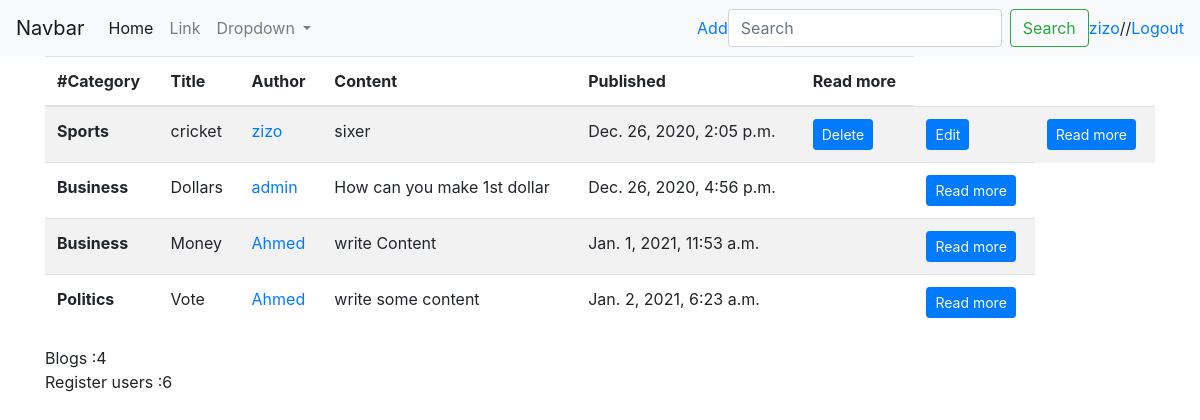
The app's page /home (signed in) with its own data.
### blog/models.py (models this page shows, shortened)
class Blog(models.Model):
    category = (
        ('Sports', 'Sports'),
        ('Business', 'Business'),
        ('Computer', 'Computer'),
        ('Entertainment', 'Entertainment'),
        ('Games', 'Games'),
        ('Family', 'Family'),
        ('Travel', 'Travel'),
        ('Fashion', 'Fashion'),
        ('Politics', 'Politics'),
        ('Pets', 'Pets'),
    )
    category = models.CharField(max_length=13, blank=True,null=True, choices= category)
    title = models.CharField(max_length=100)
    content = models.CharField(max_length=1000, null=True,blank=True)
    created = models.DateTimeField(auto_now_add=True)
    user = models.ForeignKey(User, on_delete=models.CASCADE)

### blog/views.py (the view)
# urls.py: 2. Add a URL to urlpatterns:  path('', views.home, name='home')
@login_required()
def home(request):
    blogs = Blog.objects.all()
    count_all_blogs = Blog.objects.all().count()
    count_all_users = User.objects.all().count()
    context = {
        'blogs': blogs,
        'count_all_blogs':count_all_blogs,
        'count_all_users':count_all_users,
    }
    return render(request, 'home.html',context)

### templates/home.html (shortened to what this page needs)
{% extends "base.html" %}
{% load static %}
{% block body %}
<nav class="navbar navbar-expand-lg navbar-light bg-light">
  <a class="navbar-brand" href="{% url 'home' %}">Navbar</a>
  <div class="collapse navbar-collapse" id="navbarSupportedContent">
    <ul class="navbar-nav mr-auto">
      <li class="nav-item active">
        <a class="nav-link" href="{% url 'home' %}">Home <span class="sr-only">(current)</span></a>
      </li>
      <li class="nav-item">
        <a class="nav-link" href="#">Link</a>
      </li>
      <li class="nav-item dropdown">
        <a class="nav-link dropdown-toggle" href="#" id="navbarDropdown" role="button" data-toggle="dropdown" aria-haspopup="true" aria-expanded="false">
          Dropdown
        </a>
      </li>
    </ul>
       <a class="" href="{% url 'add_blog'  %}">Add</a>
    <form class="form-inline my-2 my-lg-0" action="{%url 'search_by_blog_title' %}">
      <input class="form-control mr-sm-2" type="search" name="title" placeholder="Search" aria-label="Search">
      <button class="btn btn-outline-success my-2 my-sm-0" type="submit">Search</button>
    </form>
       <a href="{% url 'profile' user.id %}" >{{ user.get_username }} </a> //
     <a class="" href="{% url 'logout' %}">Logout</a>
  </div>
</nav>
<div class="container">
<table class="table table-striped">
  <thead>
    <tr>
      <th scope="col">#Category </th>
      <th scope="col">Title</th>
      <th scope="col">Author</th>
      <th scope="col">Content</th>
      <th scope="col">Published</th>
          <th scope="col">Read more</th>
    </tr>
  </thead>
  <tbody>
    {% for blogs in blogs %}
    <tr>
      <th scope="row">{{ blogs.category }}</th>
      <td>{{ blogs.title }}</td>
      <td>
    <a href="{% url 'user' blogs.id %}" >
          {{ blogs.user}}
        </a>
    </td>
      <td>{{ blogs.content }}</td>
      <td>{{ blogs.created }}</td>
      <td>
           {% if user.id == blogs.user.id%}
     <a class="btn btn-primary btn-sm" href="{% url 'delete_blog' blogs.id %}" onclick="return confirm('Are you sure you want to delete blog?')" >Delete</a>
    </td>
      <td>
     <a class="btn btn-primary btn-sm" href="{% url 'edit' blogs.id %}" >Edit</a>
    </td>
    {% endif %}
       <td>
     <a class="btn btn-primary btn-sm" href="{% url 'read_more' blogs.id %}" >Read more</a>
    </td>
    </tr>
   {% endfor %}
  </tbody>
</table>
Blogs :{{ count_all_blogs }}
<br>
Register users :{{ count_all_users }}
</div>
{% endblock %}

### records on screen
Blog: category "Sports", title "cricket", user "zizo", content "sixer", created "Dec. 26, 2020, 2:05 p.m.", shows "Delete"
Blog: category "Business", title "Dollars", user "admin", content "How can you make 1st dollar", created "Dec. 26, 2020, 4:56 p.m."
Blog: category "Business", title "Money", user "Ahmed", content "write Content", created "Jan. 1, 2021, 11:53 a.m."
Blog: category "Politics", title "Vote", user "Ahmed", content "write some content", created "Jan. 2, 2021, 6:23 a.m."

### other values on screen
{{ user.get_username }} "zizo"
{{ count_all_blogs }} "4"
{{ count_all_users }} "6"
